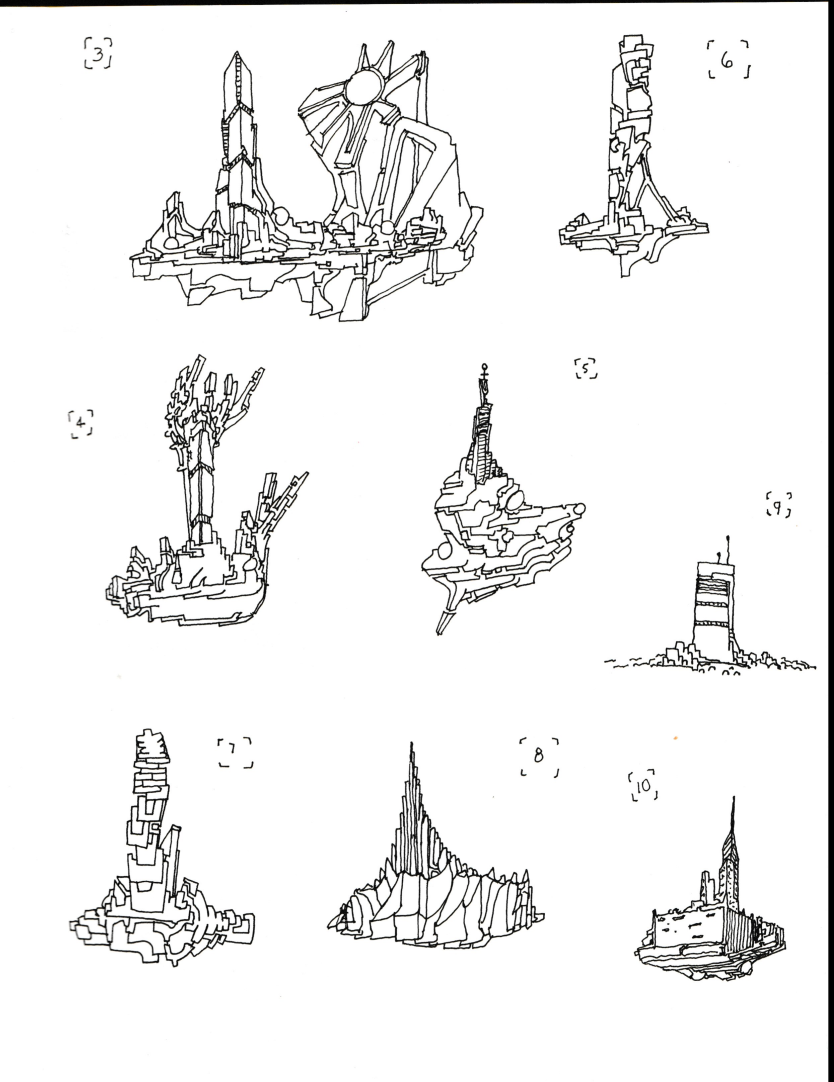
#> input picture media/raw_formatted/1.png, 2500 x 3245 px, found by its file name (shown at 1/3 size); its folder holds only this picture in this run
$ python page_dashboard.py
#> lines starting #> are read from the running program, lines starting #| are printed output that depends on the picture; after the words box and inside, x2 and y2 are one past the last pixel; in counts of white or black regions, pixels touching at a corner belong together
import cv2
import numpy as np
import os

INPUT_FOLDER = "/home/flarnrules/repos/towers/media/raw_formatted"
OUTPUT_FOLDER = "/home/flarnrules/repos/towers/media/dashboard_images"

def estimate_towers(thumbnail):
    gray = cv2.cvtColor(thumbnail, cv2.COLOR_BGR2GRAY)
    _, bin_img = cv2.threshold(gray, 127, 255, cv2.THRESH_BINARY_INV)
    contours, _ = cv2.findContours(bin_img, cv2.RETR_EXTERNAL, cv2.CHAIN_APPROX_SIMPLE)
    tower_estimate = len(contours)
    return tower_estimate

def generate_dashboard(image_path):
    image = cv2.imread(image_path, cv2.IMREAD_COLOR)
#> image is the input picture: shape (3245, 2500, 3); mean B, G, R 240.6, 240.8, 240.8
    height, width, _ = image.shape
#> height = 3245; width = 2500

    # Thumbnail generation
    aspect_ratio = width / height
#> aspect_ratio = 0.77
    if width > height:
        new_width = 128
        new_height = int(128 / aspect_ratio)
    else:
        new_height = 128
        new_width = int(128 * aspect_ratio)
#> new_width = 98
    thumbnail = cv2.resize(image, (new_width, new_height))
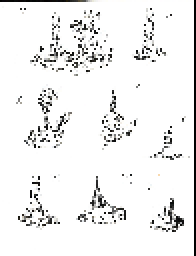
#> thumbnail: shape (128, 98, 3) (shown 2 times larger); mean B, G, R 239.4, 239.7, 239.7

    dashboard = np.ones((512, 512, 3), np.uint8) * 255
    start_y = (138 - new_height) // 2
    dashboard[start_y:start_y+new_height, 10:10+new_width] = thumbnail
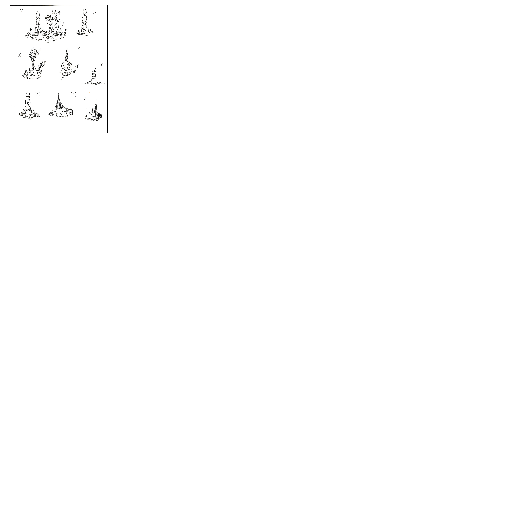
#> dashboard: shape (512, 512, 3); mean B, G, R 254.3, 254.3, 254.3

    # RGB Graphs
    colors = ('b', 'g', 'r')
    for idx, col in enumerate(colors):
        hist = cv2.calcHist([image], [idx], None, [256], [0, 256])
        max_hist_value = int(hist.max())
        min_hist_value = int(hist.min())
        hist_height = 150
        for i in range(0, 256):
            value = hist_height * (hist[i] - min_hist_value) / (max_hist_value - min_hist_value)
            cv2.line(dashboard, (i + 362, 70 + idx * 50), (i + 362, 70 + idx * 50 - int(value[0])), tuple((255 if color != idx else 0) for color in range(3)), 1)
#> this loop made 3 passes
#> (max_hist_value, min_hist_value) on passes 1 to 3: (6886820, 1018), (6893221, 541), (6906461, 597)
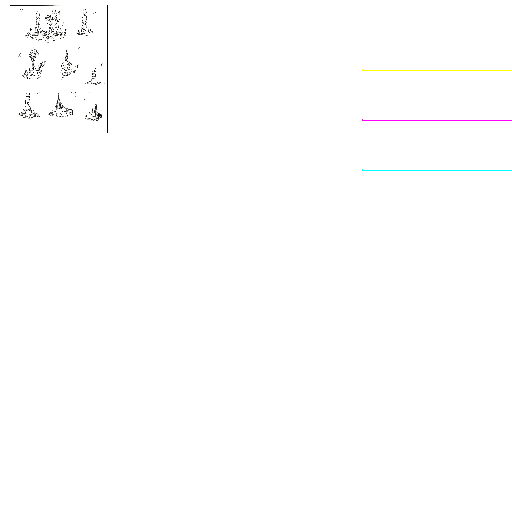
#> dashboard: shape (512, 512, 3); 0.17% of pixels changed, all inside (x1, y1, x2, y2) = (362, 69, 512, 171)

    # Extract and display sorted unique colors
    unique_colors, counts = np.unique(image.reshape(-1, 3), axis=0, return_counts=True)
    color_count_pairs = sorted(zip(unique_colors, counts), key=lambda x: x[1], reverse=True)
#> color_count_pairs = 52387 items
    sorted_colors = [color for color, _ in color_count_pairs[:20]]
#> sorted_colors = 20 items, first 6: [255, 255, 255], [254, 254, 254], [253, 253, 253], [0, 0, 0], [255, 255, 254], [255, 254, 255]
    for idx, color in enumerate(sorted_colors):
        dashboard[420:470, idx*25:idx*25+25] = color
#> this loop made 20 passes
#> color on passes 1 to 12: [255, 255, 255], [254, 254, 254], [253, 253, 253], [0, 0, 0], [255, 255, 254], [255, 254, 255], [253, 255, 255], [252, 252, 252], [252, 254, 254], [254, 255, 255], [251, 251, 251], [255, 254, 254]
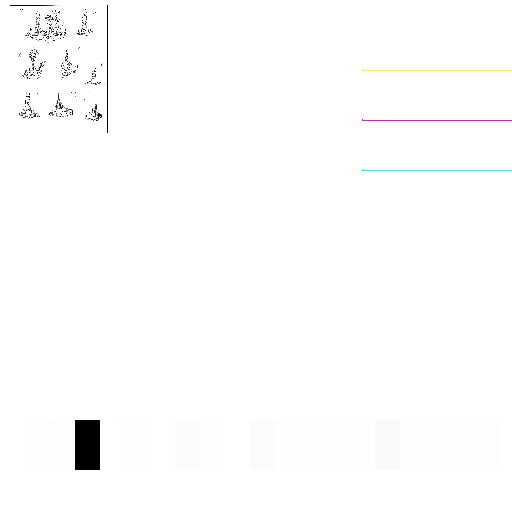
#> dashboard: shape (512, 512, 3); 9.06% of pixels changed, all inside (x1, y1, x2, y2) = (25, 420, 500, 470)

    # Info
    file_name = os.path.basename(image_path)
    cv2.putText(dashboard, file_name, (10, 490), cv2.FONT_HERSHEY_SIMPLEX, 0.5, (0, 0, 0), 1)
#> dashboard: shape (512, 512, 3); 0.04% of pixels changed, all inside (x1, y1, x2, y2) = (13, 480, 53, 495)
    cv2.putText(dashboard, f"Dimensions: {width}x{height}", (10, 505), cv2.FONT_HERSHEY_SIMPLEX, 0.5, (0, 0, 0), 1)
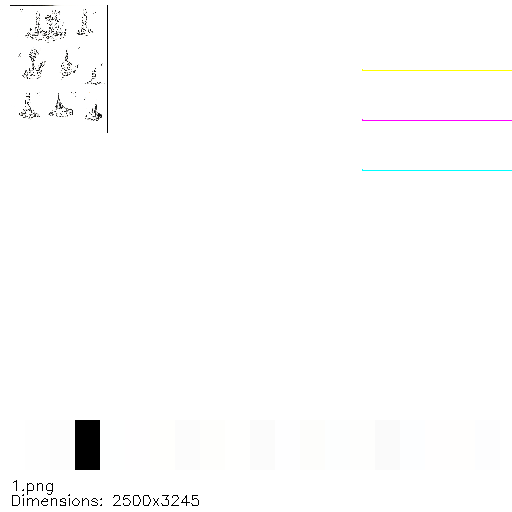
#> dashboard: shape (512, 512, 3); mean B, G, R 252.2, 252.3, 252.3
    cv2.putText(dashboard, f"Unique Colors: {len(unique_colors)}", (10, 520), cv2.FONT_HERSHEY_SIMPLEX, 0.5, (0, 0, 0), 1)
#> dashboard: shape (512, 512, 3); 0.02% of pixels changed, all inside (x1, y1, x2, y2) = (12, 509, 182, 512)
    tower_estimate = estimate_towers(thumbnail)
#> in estimate_towers, `_, bin_img = cv2.threshold(gray, 127, 255, cv2.THRESH_BINARY_INV)`:
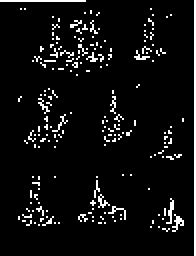
#> bin_img: shape (128, 98) (shown 2 times larger); 6.2% white in thin lines or dots
#> in estimate_towers, `contours, _ = cv2.findContours(bin_img, cv2.RETR_EXTERNAL, cv2.CHAIN_A..`: contours = 191 contours, all with area under 20
#> in estimate_towers, `tower_estimate = len(contours)`: tower_estimate = 191
#> tower_estimate = 191
    cv2.putText(dashboard, f"Estimated Towers: {tower_estimate}", (10, 535), cv2.FONT_HERSHEY_SIMPLEX, 0.5, (0, 0, 0), 1)

    return dashboard

def main():
    if not os.path.exists(OUTPUT_FOLDER):
        os.makedirs(OUTPUT_FOLDER)

    for file_name in os.listdir(INPUT_FOLDER):
        print(f"Generating dashboard for: {file_name}")

        input_image_path = os.path.join(INPUT_FOLDER, file_name)
        output_image_path = os.path.join(OUTPUT_FOLDER, file_name)

        dashboard = generate_dashboard(input_image_path)
        cv2.imwrite(output_image_path, dashboard)

    print("Dashboard images generated successfully!")

if __name__ == "__main__":
    main()

$ run again, on media/raw_formatted/6.png
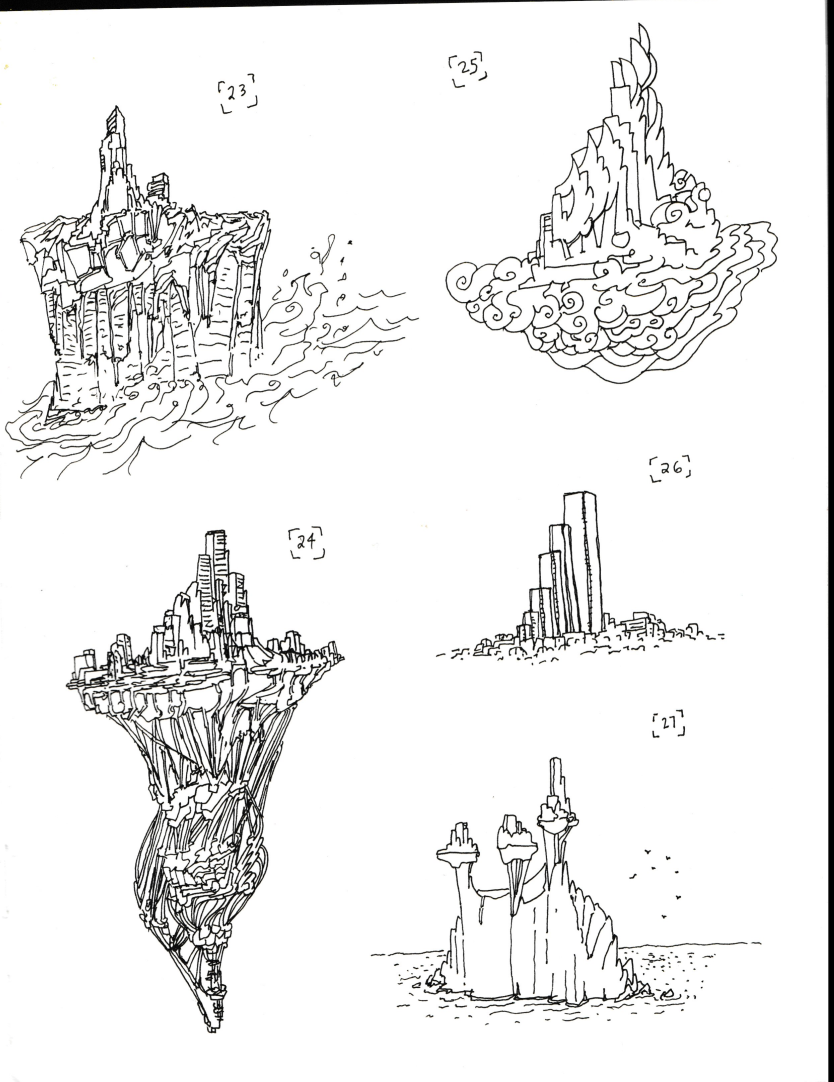
#> input picture media/raw_formatted/6.png, 2500 x 3245 px, found by its file name (shown at 1/3 size)
#> in generate_dashboard, image is the input picture: shape (3245, 2500, 3); mean B, G, R 237.9, 238.2, 238.2
#> the loop in generate_dashboard, `for idx, col in enumerate(colors):` made 3 passes
#> (max_hist_value, min_hist_value) on passes 1 to 3: (6496364, 971), (6509794, 670), (6525634, 689)
#> after the loop in generate_dashboard, `for idx, col in enumerate(colors):`:
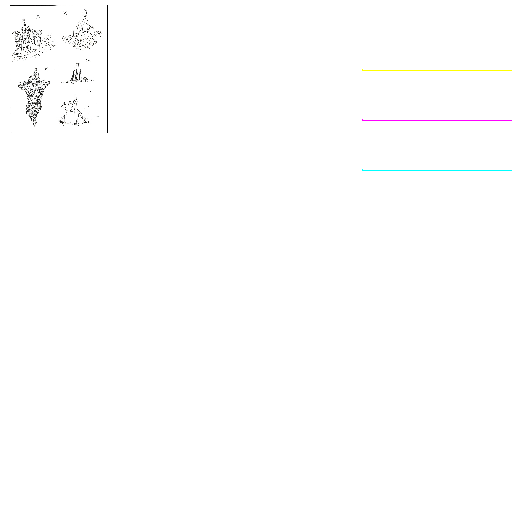
#> dashboard: shape (512, 512, 3); mean B, G, R 254, 254, 254
#> color_count_pairs = 55210 items
#> sorted_colors = 20 items, first 6: [255, 255, 255], [254, 254, 254], [253, 253, 253], [0, 0, 0], [255, 255, 254], [255, 254, 255]
#> the loop in generate_dashboard, `for idx, color in enumerate(sorted_colors):` made 20 passes
#> in estimate_towers, `_, bin_img = cv2.threshold(gray, 127, 255, cv2.THRESH_BINARY_INV)`:
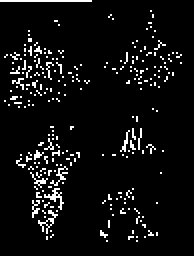
#> bin_img: shape (128, 98) (shown 2 times larger); 6.9% white in thin lines or dots
#> contours = 246 contours, all with area under 20
#> in estimate_towers, `tower_estimate = len(contours)`: tower_estimate = 246

$ run again, on media/raw_formatted/4.png
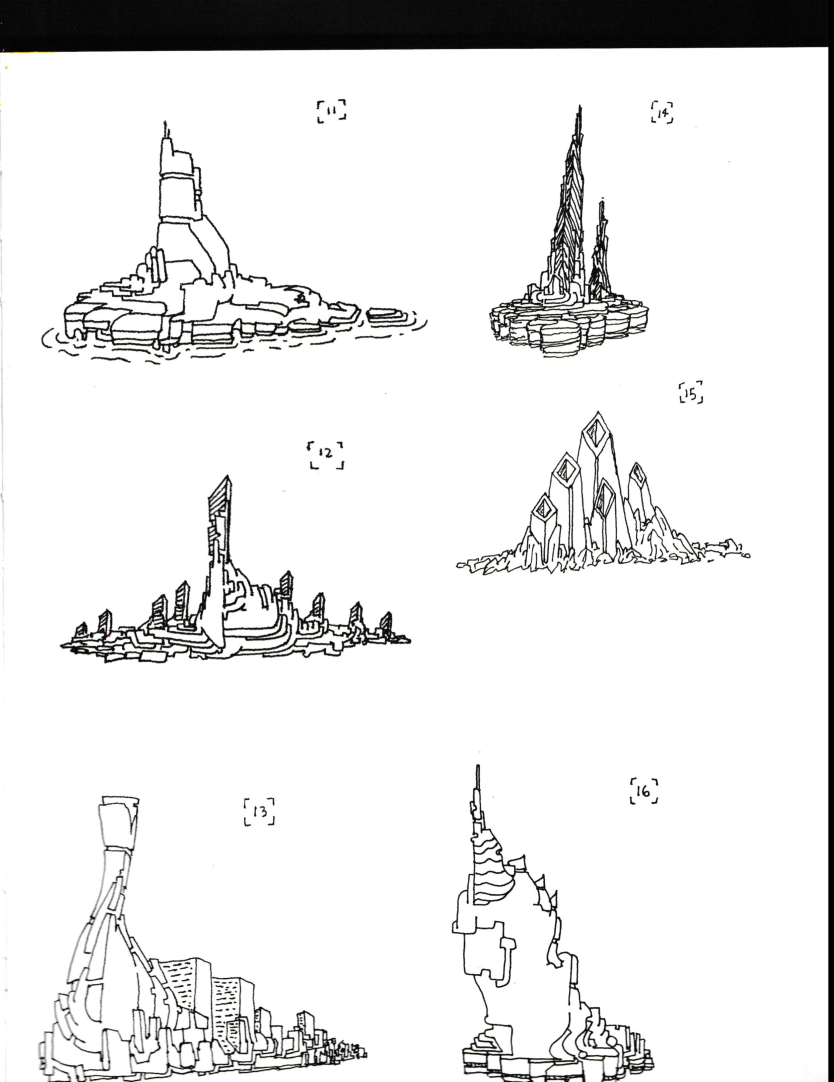
#> input picture media/raw_formatted/4.png, 2500 x 3245 px, found by its file name (shown at 1/3 size)
#> in generate_dashboard, image is the input picture: shape (3245, 2500, 3); mean B, G, R 231.7, 231.9, 231.9
#> the loop in generate_dashboard, `for idx, col in enumerate(colors):` made 3 passes
#> (max_hist_value, min_hist_value) on passes 1 to 3: (6666546, 1311), (6668615, 1319), (6679885, 1297)
#> after the loop in generate_dashboard, `for idx, col in enumerate(colors):`:
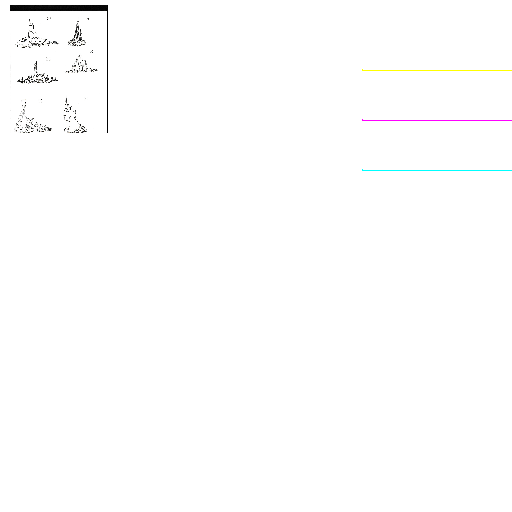
#> dashboard: shape (512, 512, 3); mean B, G, R 253.7, 253.7, 253.7
#> color_count_pairs = 61774 items
#> sorted_colors = [[255, 255, 255], [254, 254, 254], [0, 0, 0], [253, 253, 253], [7, 7, 7], [8, 8, 8], [6, 6, 6], [9, 9, 9], [5, 5, 5], [10, 10, 10], [11, 11, 11], [255, 255, 254], [255, 254, 255], [12, 12, 12], [4, 4, 4], [253, 255, 255], [13, 13, 13], [252, 252, 252], [14, 14, 14], [3, 3, 3]]
#> the loop in generate_dashboard, `for idx, color in enumerate(sorted_colors):` made 20 passes
#> in estimate_towers, `_, bin_img = cv2.threshold(gray, 127, 255, cv2.THRESH_BINARY_INV)`:
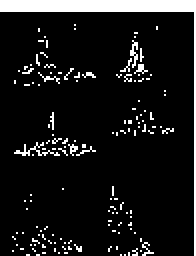
#> bin_img: shape (128, 98) (shown 2 times larger); 9.5% white; 142 white regions (139 under 20 px)
#> contours = 142 contours, 141 with area under 20; largest, box (x1, y1, x2, y2) and area: (0, 0, 98, 128) 486
#> in estimate_towers, `tower_estimate = len(contours)`: tower_estimate = 142

$ run again, on media/raw_formatted/5.png
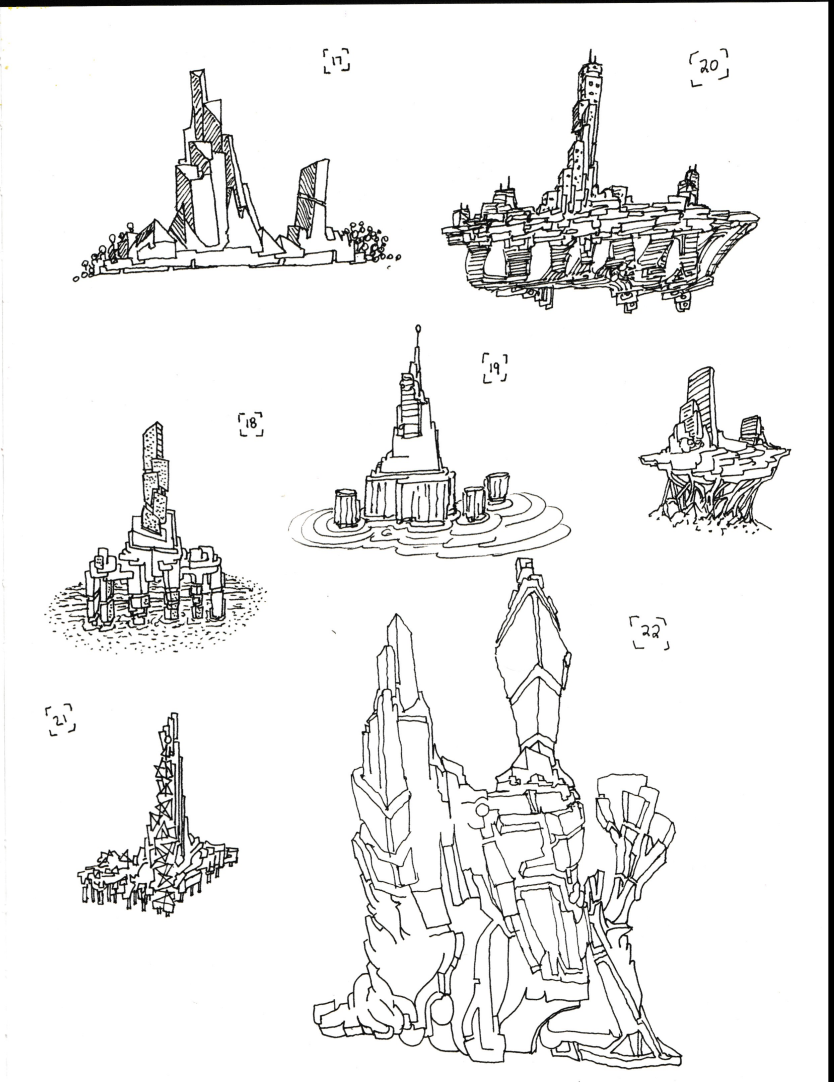
#> input picture media/raw_formatted/5.png, 2500 x 3245 px, found by its file name (shown at 1/3 size)
#> in generate_dashboard, image is the input picture: shape (3245, 2500, 3); mean B, G, R 236.9, 237.2, 237.3
#> the loop in generate_dashboard, `for idx, col in enumerate(colors):` made 3 passes
#> (max_hist_value, min_hist_value) on passes 1 to 3: (6483594, 836), (6491704, 516), (6509382, 531)
#> after the loop in generate_dashboard, `for idx, col in enumerate(colors):`:
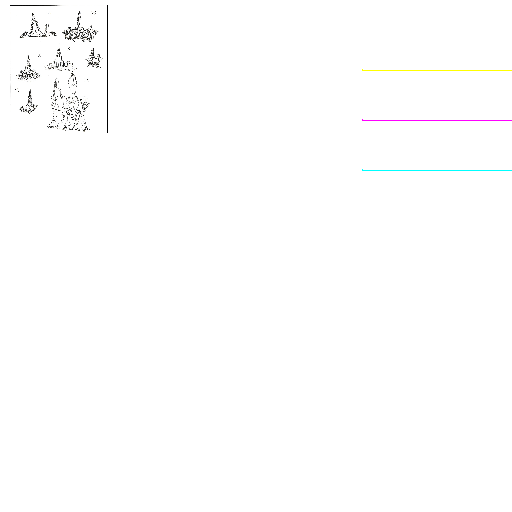
#> dashboard: shape (512, 512, 3); mean B, G, R 253.9, 253.9, 253.9
#> color_count_pairs = 77317 items
#> sorted_colors = 20 items, first 6: [255, 255, 255], [254, 254, 254], [253, 253, 253], [0, 0, 0], [255, 255, 254], [255, 254, 255]
#> the loop in generate_dashboard, `for idx, color in enumerate(sorted_colors):` made 20 passes
#> in estimate_towers, `_, bin_img = cv2.threshold(gray, 127, 255, cv2.THRESH_BINARY_INV)`:
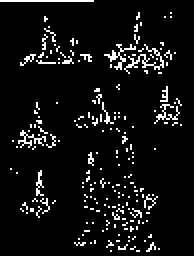
#> bin_img: shape (128, 98) (shown 2 times larger); 7.7% white in thin lines or dots
#> contours = 200 contours, all with area under 20
#> in estimate_towers, `tower_estimate = len(contours)`: tower_estimate = 200
